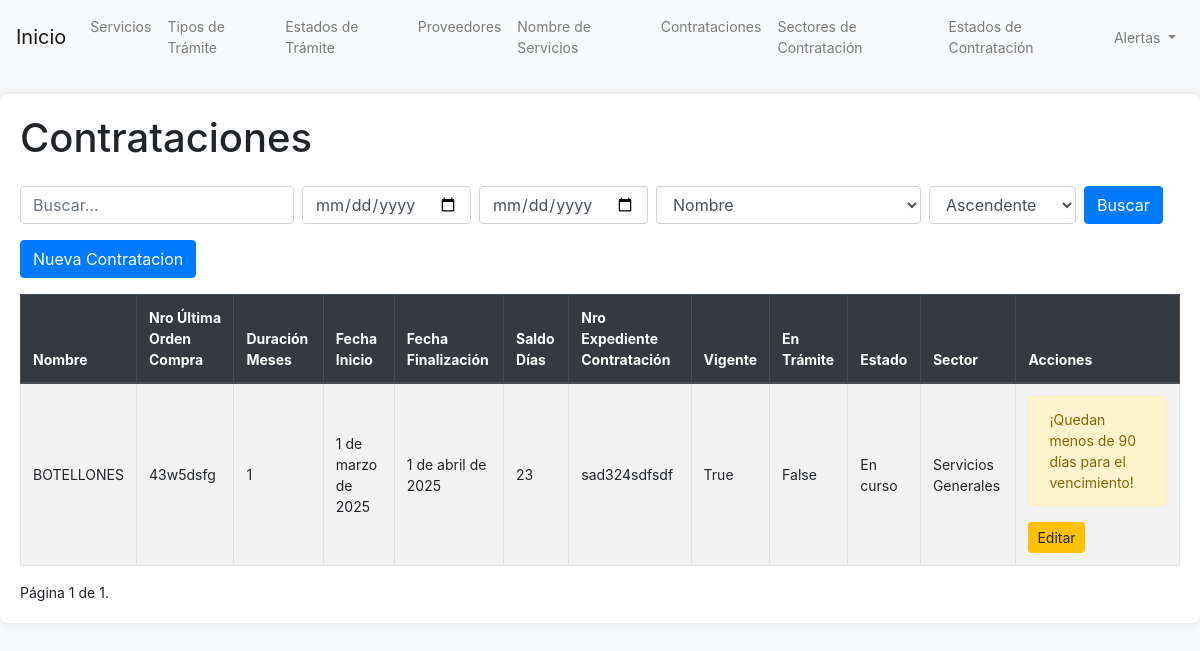
The page /contrataciones/ on the database its author committed.
### servicios/models.py (models this page shows, shortened)
class Contratacion(models.Model):
    nombre = models.ForeignKey(NombreServicio, on_delete=models.CASCADE)
    nro_ultima_orden_compra = models.CharField(max_length=100)
    duracion_meses = models.IntegerField(editable=False, default=0)
    fecha_inicio = models.DateField()
    fecha_finalizacion = models.DateField()
    saldo_dias = models.IntegerField(editable=False, default=0)
    nro_expediente_contratacion = models.CharField(max_length=100)
    vigente = models.BooleanField(default=True)
    en_tramite = models.BooleanField(default=False)
    estado = models.ForeignKey(EstadoContratacion, on_delete=models.CASCADE)
    sector = models.ForeignKey(SectorContratacion, on_delete=models.CASCADE)
    fecha_creacion = models.DateTimeField(auto_now_add=True)
    fecha_modificacion = models.DateTimeField(auto_now=True)
    def is_near_expiration(self):
        if self.fecha_finalizacion:
            return (self.fecha_finalizacion - timezone.now().date()).days <= 90
        return False

class NombreServicio(models.Model):
    nombre = models.CharField(max_length=100)
    def __str__(self):
        return self.nombre

class EstadoContratacion(models.Model):
    nombre = models.CharField(max_length=100)
    def __str__(self):
        return self.nombre

class SectorContratacion(models.Model):
    nombre = models.CharField(max_length=100)
    def __str__(self):
        return self.nombre

### servicios/views.py (the view, shortened to what this page needs)
# urls.py: path('contrataciones/', views.contratacion_list, name='contratacion_list'),
def contratacion_list(request):
    query = request.GET.get('q', '')
    order_by = request.GET.get('order_by', 'nombre')
    direction = request.GET.get('direction', 'asc')
    fecha_inicio = request.GET.get('fecha_inicio')
    fecha_finalizacion = request.GET.get('fecha_finalizacion')
    contrataciones = Contratacion.objects.all()
    today = date.today()
    if fecha_inicio:
        contrataciones = contrataciones.filter(fecha_inicio__gte=fecha_inicio)
    if fecha_finalizacion:
        contrataciones = contrataciones.filter(fecha_finalizacion__lte=fecha_finalizacion)
    if direction == 'desc':
        order_by = f'-{order_by}'
    contrataciones = contrataciones.order_by(order_by)
    paginator = Paginator(contrataciones, 20)
    page_number = request.GET.get('page')
    page_obj = paginator.get_page(page_number)
    for contratacion in page_obj:
        contratacion.saldo_dias = (contratacion.fecha_finalizacion - today).days
        contratacion.near_expiration = contratacion.is_near_expiration()
    return render(request, 'servicios/contratacion_list.html', {
        'page_obj': page_obj,
        'query': query,
        'order_by': order_by,
        'direction': direction,
        'fecha_inicio': fecha_inicio,
        'fecha_finalizacion': fecha_finalizacion,
        'today': today  # Add this line
    })

### servicios/templates/servicios/contratacion_list.html (shortened to what this page needs)
{% extends 'base.html' %}
{% load custom_filters %}
{% block content %}
<h1 class="mb-4">Contrataciones</h1>
<form method="get" class="form-inline mb-3">
    <input type="text" name="q" value="{{ query }}" class="form-control mr-2" placeholder="Buscar...">
    <input type="date" name="fecha_inicio" value="{{ fecha_inicio }}" class="form-control mr-2">
    <input type="date" name="fecha_finalizacion" value="{{ fecha_finalizacion }}" class="form-control mr-2">
    <select name="order_by" class="form-control mr-2">
        <option value="nombre" {% if order_by == 'nombre' %}selected{% endif %}>Nombre</option>
    </select>
    <select name="direction" class="form-control mr-2">
        <option value="asc" {% if direction == 'asc' %}selected{% endif %}>Ascendente</option>
    </select>
    <button type="submit" class="btn btn-primary">Buscar</button>
</form>
<a href="{% url 'contratacion_create' %}" class="btn btn-primary mb-3">Nueva Contratacion</a>
<table class="table table-striped table-bordered">
    <thead class="thead-dark">
        <tr>
            <th>Nombre</th>
            <th>Nro Última Orden Compra</th>
            <th>Duración Meses</th>
            <th>Fecha Inicio</th>
            <th>Fecha Finalización</th>
            <th>Saldo Días</th>
            <th>Nro Expediente Contratación</th>
            <th>Vigente</th>
            <th>En Trámite</th>
            <th>Estado</th>
            <th>Sector</th>
            <th>Acciones</th>
        </tr>
    </thead>
    <tbody>
        {% for contratacion in page_obj %}
        <tr>
            <td>{{ contratacion.nombre }}</td>
            <td>{{ contratacion.nro_ultima_orden_compra }}</td>
            <td>{{ contratacion.duracion_meses }}</td>
            <td>{{ contratacion.fecha_inicio }}</td>
            <td>{{ contratacion.fecha_finalizacion }}</td>
            <td>{{ contratacion.saldo_dias }}</td>
            <td>{{ contratacion.nro_expediente_contratacion }}</td>
            <td>{{ contratacion.vigente }}</td>
            <td>{{ contratacion.en_tramite }}</td>
            <td>{{ contratacion.estado }}</td>
            <td>{{ contratacion.sector }}</td>
            <td>
                {% if contratacion.near_expiration %}
                    <div class="alert alert-warning" role="alert">
                        ¡Quedan menos de 90 días para el vencimiento!
                    </div>
                {% endif %}
                <a href="{% url 'contratacion_update' contratacion.pk %}" class="btn btn-sm btn-warning">Editar</a>
            </td>
        </tr>
        {% endfor %}
    </tbody>
</table>
<div class="pagination">
    <span class="step-links">
        <span class="current">
            Página {{ page_obj.number }} de {{ page_obj.paginator.num_pages }}.
        </span>
    </span>
</div>
{% endblock %}

### servicios/templates/base.html (style rules this page uses)
body { background-color: #f8f9fa; margin: 0; padding: 0; box-sizing: border-box; font-size: 0.875rem; }
.table th, .table td { vertical-align: middle; font-size: 0.875rem; }
.btn-primary { background-color: #007bff; border-color: #007bff; }

### rows shown on the page
Contratacion: nombre "BOTELLONES", nro_ultima_orden_compra "43w5dsfg", duracion_meses "1", fecha_inicio "1 de marzo de 2025", fecha_finalizacion "1 de abril de 2025", saldo_dias "23", nro_expediente_contratacion "sad324sdfsdf", vigente "True", en_tramite "False", estado "En curso", sector "Servicios Generales", shows "¡Quedan menos de 90 días para el vencimiento!"

### other values the page prints
{{ page_obj.number }} "1"
{{ page_obj.paginator.num_pages }} "1"
